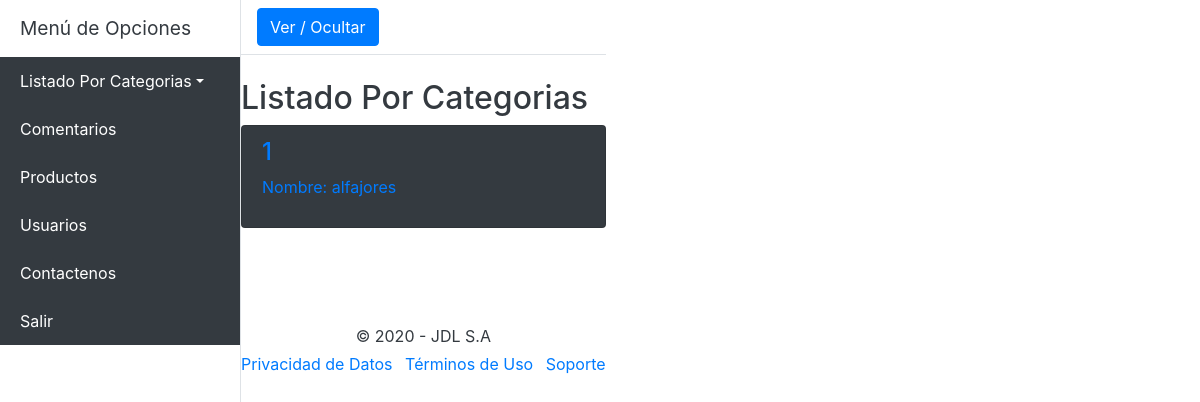
Before: /categorias/categorias.php with the older database file.
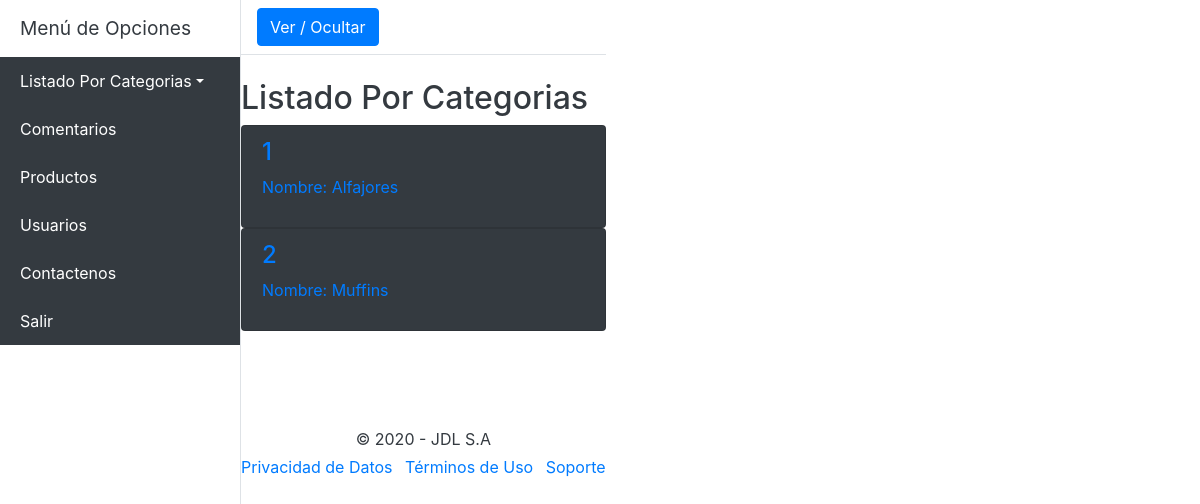
After: the same page with the newer database file.
### tables this page shows
CREATE TABLE `categorias` (
  `id_categoria` int(8) NOT NULL,
  `nombre_categoria` varchar(50) DEFAULT NULL,
  `activo_categoria` int(1) DEFAULT NULL
);

### mlibs/bodycat.php (the view, shortened to what this page needs)
<div class="d-flex" id="wrapper">
  <div class="bg-black border-right" id="sidebar-wrapper">
    <div class="sidebar-heading bg-black text-dark">Menú de Opciones</div>
      <div class="list-group list-group-flush">
        <a href="#pageSubmenu" data-toggle="collapse" aria-expanded="false" class="list-group-item list-group-item-action dropdown-toggle bg-dark text-white">Listado Por Categorias</a>
        <a href="../comentarios/" class="list-group-item list-group-item-action bg-dark text-white">Comentarios</a>
        <a href="../productos/" class="list-group-item list-group-item-action bg-dark text-white">Productos</a>
        <a href="../usuarios/" class="list-group-item list-group-item-action bg-dark text-white">Usuarios</a>
        <a href="../contacto/" class="list-group-item list-group-item-action bg-dark text-white">Contactenos</a>
        <a href="../" class="list-group-item list-group-item-action bg-dark text-white">Salir</a>
      </div>
    </div>
  <div id="page-content-wrapper align-self-center" >
    <nav class="navbar navbar-expand-lg navbar-light bg-black border-bottom">
      <button class="btn btn-primary" id="menu-toggle">Ver / Ocultar</button>
    </nav>
    <div class="mt-4 align-self-center text-left">
      <div class="mt-4 text-dark">
        <h2 class="mt-4">Listado Por Categorias</h2>
      </div>
      <?php
      	$long = count($categorias);
      	for($i=0; $i< $long; $i++){
      ?>
	    <div class="list-group">
        <a 	<?php echo "href=../listados/subcategorias.php?id_categoria=".$categorias[$i]['id_categoria'];?>
			   	class="list-group-item bg-dark">
			  	<h4 class="list-group-item-heading"> <?php echo $categorias[$i]['id_categoria'] ."";?> </h4>
          <p class="list-group-item-text"><?php 	echo "Nombre: " . $categorias[$i]['nombre_categoria'] .""; ?>
          </p>
			  </a>
      </div>
	    <?php  } ?>
    </div>
    <?php
      include "footer.php"
    ?>
  </div>
</div>

Changed rows visible on the page:
changed categorias id 1: nombre_categoria "alfajores" → "Alfajores"
added categorias: id_categoria "2", nombre_categoria "Muffins"
